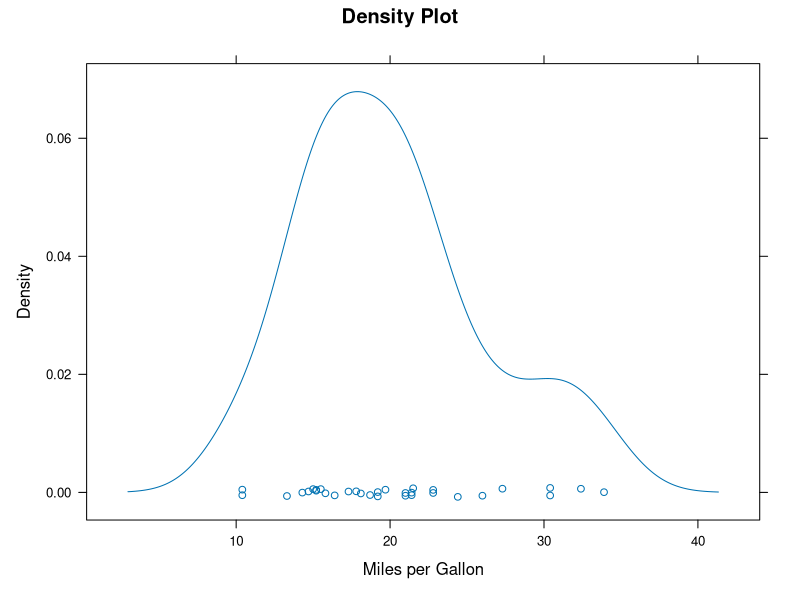
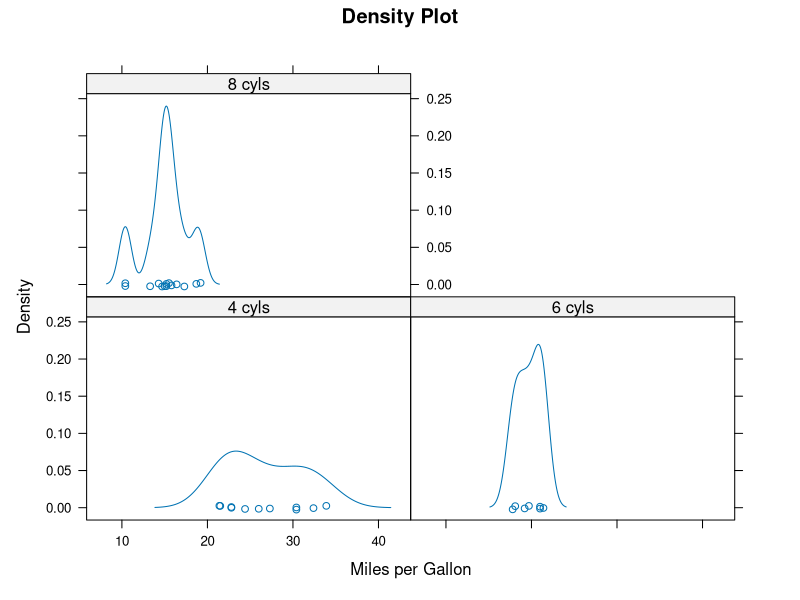
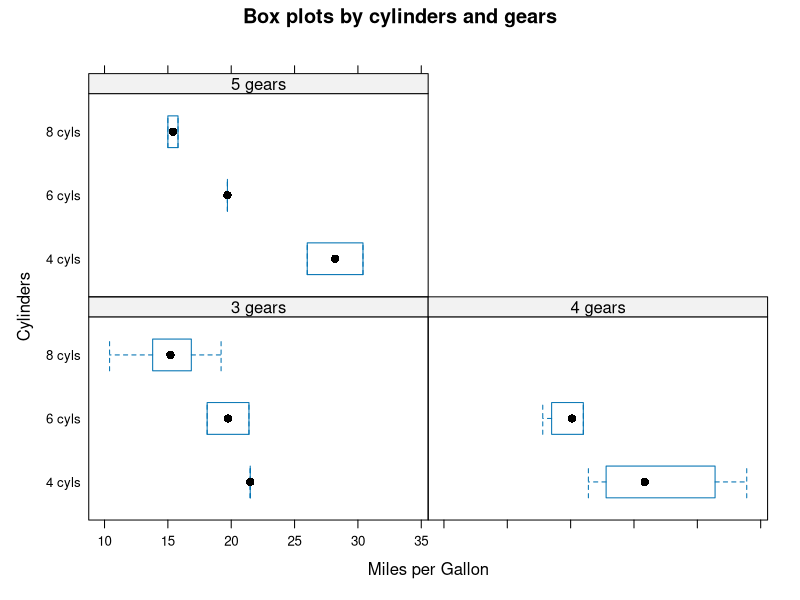
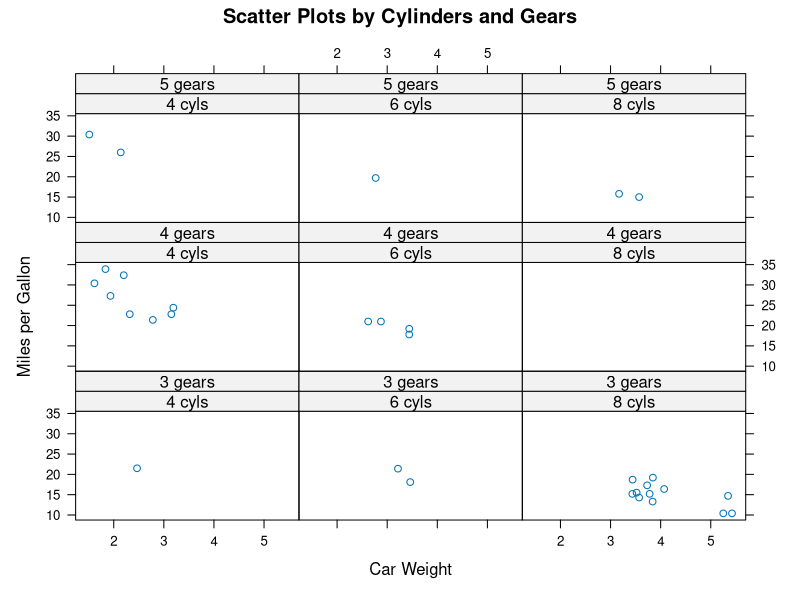
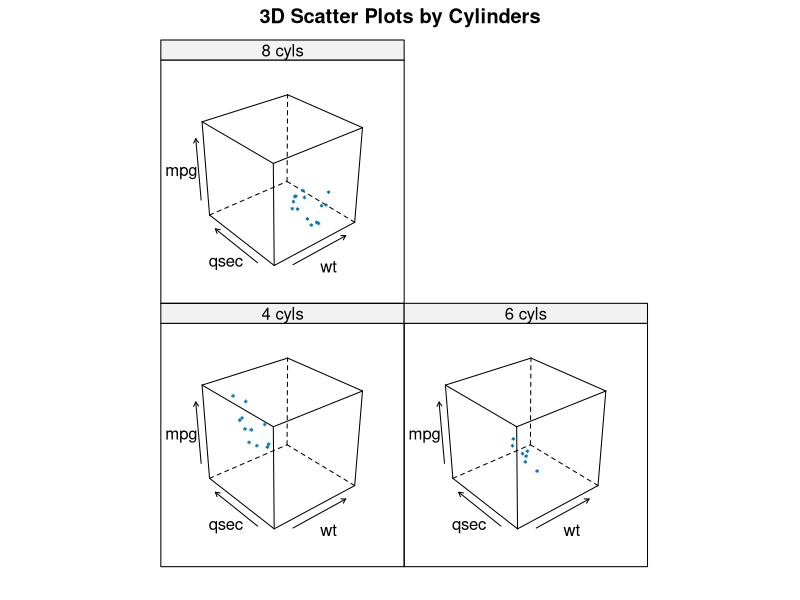
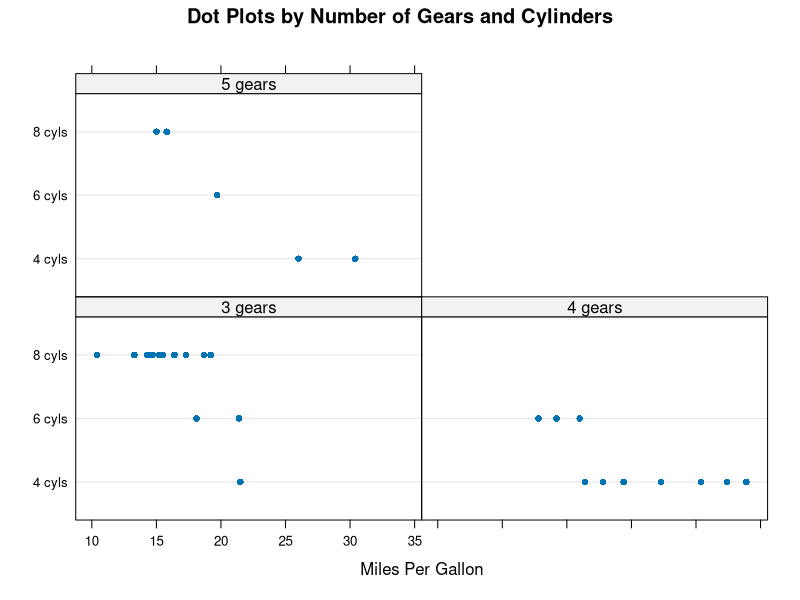
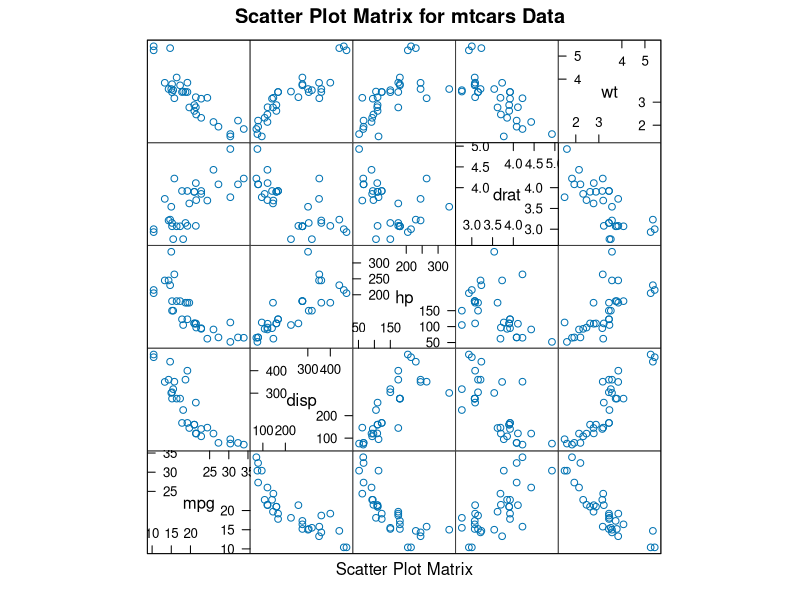

Here is the R script that generated these plots, in order:
library(lattice)
attach(mtcars)

gear = factor(gear, levels = c(3, 4, 5), labels = c("3 gears", "4 gears", "5 gears"))
cyl = factor(cyl, levels = c(4, 6, 8), labels = c("4 cyls", "6 cyls", "8 cyls"))

densityplot(~mpg, main = "Density Plot", xlab = "Miles per Gallon")
densityplot(~mpg | cyl, main = "Density Plot", xlab = "Miles per Gallon")
bwplot(cyl ~ mpg | gear, main = "Box plots by cylinders and gears", xlab = "Miles per Gallon", ylab = "Cylinders")

xyplot(mpg ~ wt | cyl*gear, main = "Scatter Plots by Cylinders and Gears", xlab = "Car Weight", ylab = "Miles per Gallon")

cloud(mpg ~ wt*qsec | cyl, main = "3D Scatter Plots by Cylinders")
dotplot(cyl ~ mpg | gear, main = "Dot Plots by Number of Gears and Cylinders", xlab = "Miles Per Gallon")

splom(mtcars[c(1,3,4,5,6)], main = "Scatter Plot Matrix for mtcars Data")
detach(mtcars)